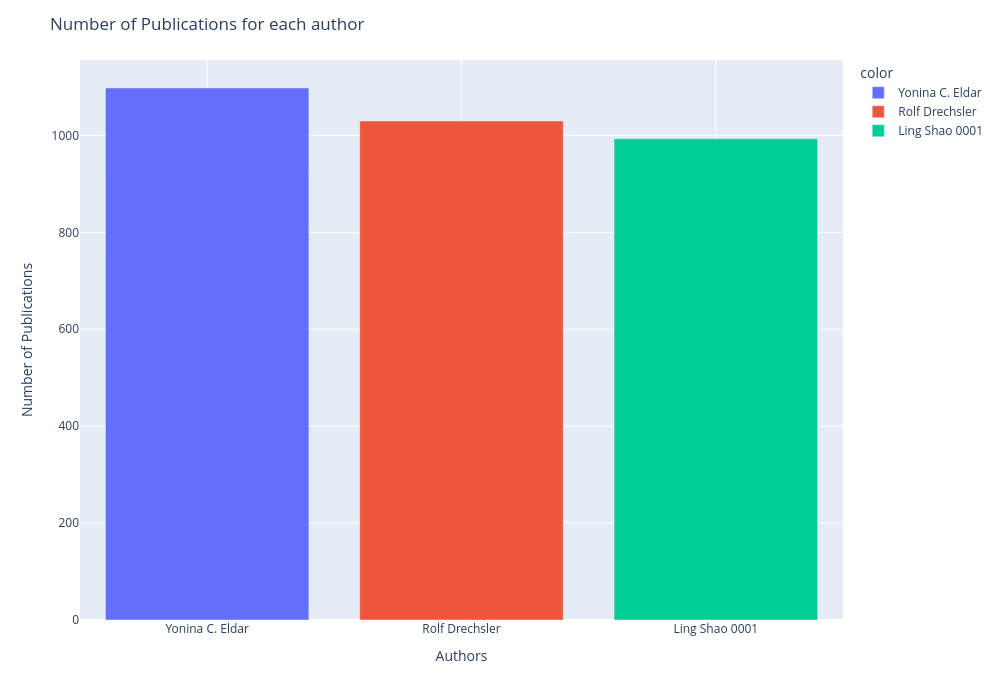

Notebook source saved alongside this figure:
### Code cell
# Visualize the number of publications for each author using 'plotly.express'
fig = px.bar(x=sorted_authors, y=sorted_pubs_count, color=sorted_authors)

layout = dict(
autosize=False,
title=r"Number of Publications for each author",
xaxis=dict(title='Authors', showgrid=True),
yaxis=dict(title='Number of Publications'),
width=1000,
height=700,
)

fig.update_layout(layout).show()

### Figure 1 — Plotly figure (JSON) as saved in the notebook; plotly's stock layout.template omitted (floating-point values rounded to 4 significant figures)
{"data": [{"hovertemplate": "color=Yonina C. Eldar<br>x=%{x}<br>y=%{y}<extra></extra>", "legendgroup": "Yonina C. Eldar", "marker": {"color": "#636efa", "pattern": {"shape": ""}}, "name": "Yonina C. Eldar", "orientation": "v", "showlegend": true, "textposition": "auto", "type": "bar", "x": ["Yonina C. Eldar"], "xaxis": "x", "y": [1098], "yaxis": "y"}, {"hovertemplate": "color=Rolf Drechsler<br>x=%{x}<br>y=%{y}<extra></extra>", "legendgroup": "Rolf Drechsler", "marker": {"color": "#EF553B", "pattern": {"shape": ""}}, "name": "Rolf Drechsler", "orientation": "v", "showlegend": true, "textposition": "auto", "type": "bar", "x": ["Rolf Drechsler"], "xaxis": "x", "y": [1030], "yaxis": "y"}, {"hovertemplate": "color=Ling Shao 0001<br>x=%{x}<br>y=%{y}<extra></extra>", "legendgroup": "Ling Shao 0001", "marker": {"color": "#00cc96", "pattern": {"shape": ""}}, "name": "Ling Shao 0001", "orientation": "v", "showlegend": true, "textposition": "auto", "type": "bar", "x": ["Ling Shao 0001"], "xaxis": "x", "y": [993], "yaxis": "y"}], "layout": {"autosize": false, "barmode": "relative", "height": 700, "legend": {"title": {"text": "color"}, "tracegroupgap": 0}, "margin": {"t": 60}, "title": {"text": "Number of Publications for each author"}, "width": 1000, "xaxis": {"anchor": "y", "domain": [0, 1], "showgrid": true, "title": {"text": "Authors"}}, "yaxis": {"anchor": "x", "domain": [0, 1], "title": {"text": "Number of Publications"}}}}
